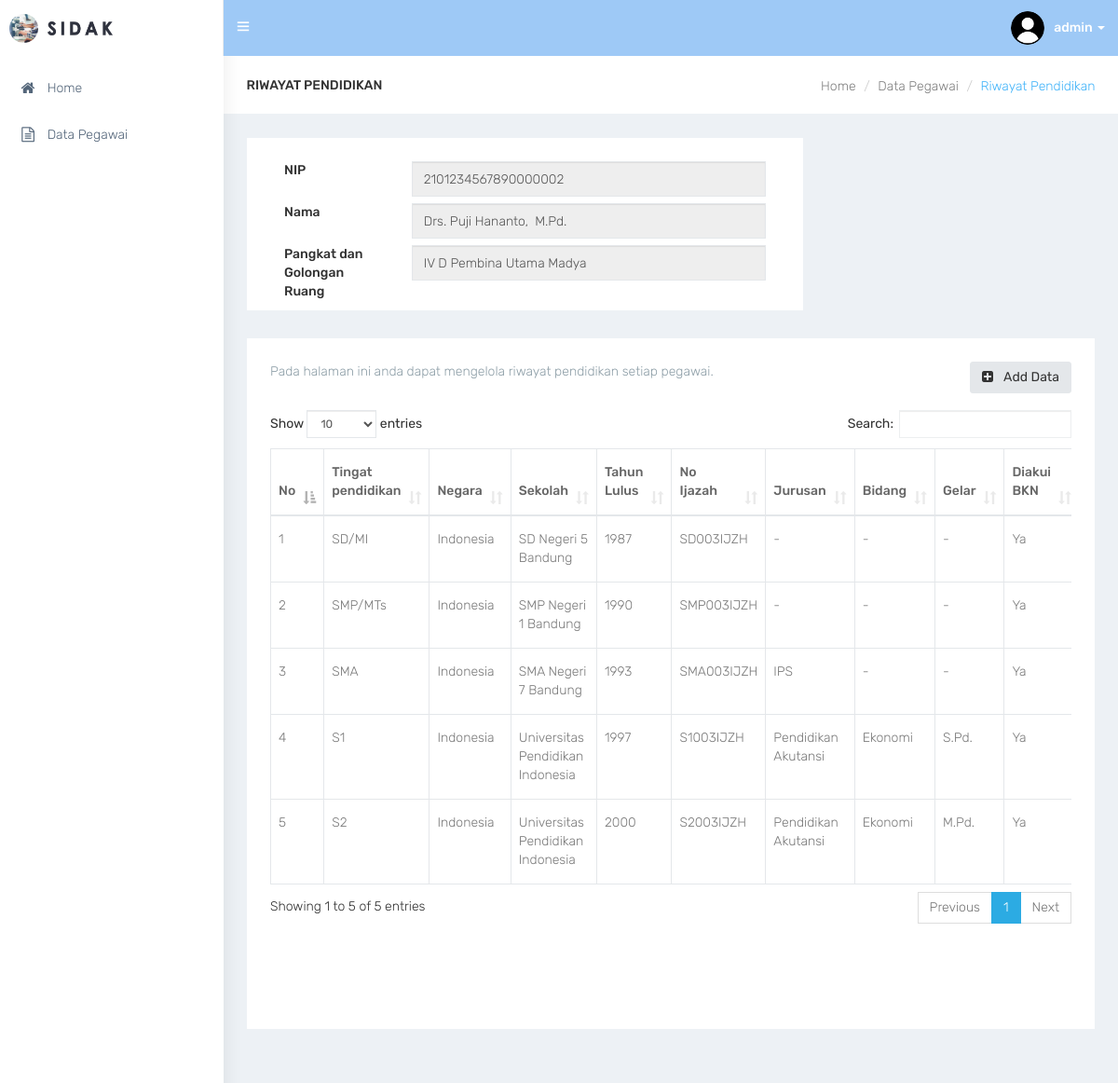
Page /pendidikan/2 (signed in) on the committed database.
### tables this page shows
CREATE TABLE `user` (
  `us_id` int(11) NOT NULL,
  `ac_id` int(11) NOT NULL,
  `us_username` varchar(30) NOT NULL,
  `us_password` varchar(100) NOT NULL,
  `us_photo` varchar(100) NOT NULL,
  `us_email` varchar(30) NOT NULL
);

CREATE TABLE `pegawai` (
  `pe_id` int(11) NOT NULL,
  `pe_nama` varchar(255) NOT NULL,
  `pe_nip` varchar(30) NOT NULL,
  `pa_id` int(11) NOT NULL,
  `pe_tempat_lahir` varchar(100) NOT NULL,
  `pe_tanggal_lahir` date NOT NULL,
  `pe_jenis_kelamin` varchar(20) NOT NULL,
  `ag_id` int(11) NOT NULL,
  `st_id` int(11) NOT NULL,
  `pe_no_hp` varchar(15) NOT NULL,
  `pe_email` varchar(100) NOT NULL,
  `pe_no_bpjs` varchar(30) NOT NULL,
  `pr_id` char(2) NOT NULL,
  `kb_id` char(4) NOT NULL,
  `kc_id` char(7) NOT NULL,
  `kl_id` char(10) NOT NULL,
  `pe_alamat` varchar(255) NOT NULL,
  `pe_hobi` varchar(100) NOT NULL
);

CREATE TABLE `pangkat` (
  `pa_id` int(11) NOT NULL,
  `pa_keterangan` varchar(100) NOT NULL
);

CREATE TABLE `riwayat_pendidikan` (
  `rp_id` int(11) NOT NULL,
  `pe_id` int(11) NOT NULL,
  `tp_id` int(11) NOT NULL,
  `rp_negara` varchar(30) NOT NULL,
  `rp_sekolah` varchar(255) NOT NULL,
  `rp_tahun_lulus` year(4) NOT NULL,
  `rp_no_ijazah` varchar(100) NOT NULL,
  `rp_jurusan` varchar(255) NOT NULL,
  `rp_bidang` varchar(255) NOT NULL,
  `rp_gelar` varchar(10) NOT NULL,
  `rp_bkn` varchar(10) NOT NULL
);

CREATE TABLE `tingkat_pendidikan` (
  `tp_id` int(11) NOT NULL,
  `tp_jenjang` varchar(30) NOT NULL
);

### pendidikan.php (the view, shortened to what this page needs)
<div id="page-wrapper">
    <div class="container-fluid">
        <div class="row bg-title">
            <div class="col-lg-3 col-md-4 col-sm-4 col-xs-12">
                <h4 class="page-title">Riwayat Pendidikan</h4>
            </div>
            <div class="col-lg-9 col-sm-8 col-md-8 col-xs-12">
                <ol class="breadcrumb">
                    <li><a href="index">Home</a></li>
                    <li><a href="data">Data Pegawai</a></li>
                    <li class="active">Riwayat Pendidikan</li>
                </ol>
            </div>
        </div>
        <div class="row">
            <div class="col-sm-12">
                <?php
                    require_once(__DIR__.'/lib/config.php');
                    if (isset($_GET['id'])) {
                        $id = $_GET['id'];
                        $peg_sql = "SELECT * FROM pegawai JOIN pangkat USING(pa_id) WHERE pe_id='$id'";
                        $peg_query = $conn->query($peg_sql);
                        $peg = $peg_query->fetch(PDO::FETCH_OBJ);
                    }
                ?>
            </div>
        </div>
        <div class="row">
            <div class="col-sm-8">
                <div class="white-box">
                    <form>
                        <div class="form-group">
                            <label class="col-sm-3">NIP</label>
                            <div class="col-sm-9"><input type="text" name="nip" class="form-control" value="<?php echo $peg->pe_nip; ?>" disabled></div>
                            <br>
                        </div>
                        <div class="form-group">
                            <label class="col-sm-3">Nama</label>
                            <div class="col-sm-9"><input type="text" name="nama" class="form-control" value="<?php echo $peg->pe_nama; ?>" disabled></div>
                            <br>
                        </div>
                        <div class="form-group">
                            <label class="col-sm-3">Pangkat dan Golongan Ruang</label>
                            <div class="col-sm-9"><input type="text" name="pangkat" class="form-control" value="<?php echo $peg->pa_keterangan; ?>" disabled></div>
                            <br>
                        </div>
                    </form>
                </div>
            </div>
        </div>
        <div class="row">
            <div class="col-sm-12">
                <div class="white-box">
                    <a href="pendidikan-add/<?php echo $id ?>" class="btn btn-default pull-right m-l-20 hidden-xs hidden-sm waves-effect waves-light"><i class="fa fa-plus-square fa-fw" aria-hidden="true"></i> Add Data</a>
                    <p class="text-muted">Pada halaman ini anda dapat mengelola riwayat pendidikan setiap pegawai.</p><br>
                    <div class="table-responsive">
                        <table class="table table-bordered" id="table_id">
                            <thead>
                                <tr>
                                    <th>No</th>
                                    <th>Tingat pendidikan</th>
                                    <th>Negara</th>
                                    <th>Sekolah</th>
                                    <th>Tahun Lulus</th>
                                    <th>No Ijazah</th>
                                    <th>Jurusan</th>
                                    <th>Bidang</th>
                                    <th>Gelar</th>
                                    <th>Diakui BKN</th>
                                </tr>
                            </thead>
                            <tbody>
                                <?php
                                    $sql = "SELECT * FROM riwayat_pendidikan JOIN pegawai USING(pe_id) JOIN tingkat_pendidikan USING(tp_id) WHERE pe_id='$id'";
                                    $query = $conn->query($sql);
                                    $check = $query->rowCount();
                                    if ($check >= 1) {
                                        while($data = $query->fetch(PDO::FETCH_OBJ)){
                                            echo '
                                            <tr>
                                            <td>'.$data->tp_id.'</td>
                                            <td>'.$data->tp_jenjang.'</td>
                                            <td>'.$data->rp_negara.'</td>
                                            <td>'.$data->rp_sekolah.'</td>
                                            <td>'.$data->rp_tahun_lulus.'</td>
                                            <td>'.$data->rp_no_ijazah.'</td>
                                            <td>'.$data->rp_jurusan.'</td>
                                            <td>'.$data->rp_bidang.'</td>
                                            <td>'.$data->rp_gelar.'</td>
                                            <td>'.$data->rp_bkn.'</td>
                                            <td>
                                                <a href="pendidikan-edit/'.$data->rp_id.'" class="btn btn-default waves-effect waves-light"><i class="fa fa-pencil fa-fw" aria-hidden="true"></i></a>
                                            </td>
                                            </tr>';
                                        }
                                    }
                                    else{
                                        echo "
                                        <tr>
                                        <td colspan='11' style='text-align:center;'>Table is empty</td>
                                        </tr>";
                                    }
                                ?>
                            </tbody>
                        </table><br><br><br><br>
                    </div>
                </div>
            </div>
        </div>
    </div>
</div>

### lib/lib-topbar.php (shortened to what this page needs)
<nav class="navbar navbar-default navbar-static-top m-b-0">
    <div class="navbar-header" style="background: #9ec9f6;">
        <div class="top-left-part">
            <a class="logo" href="index">
                <b>
                <img src="images/admin-lg.png" alt="home" class="light-logo" style="max-height: 31px;" /></b>
                <span class="hidden-xs">
                <img src="images/admin-tx.png" alt="home" class="light-logo" style="max-height: 15px;" /></span>
            </a>
        </div>
        <ul class="nav navbar-top-links navbar-left">
            <li><a href="javascript:void(0)" class="open-close waves-effect waves-light"><i class="ti-menu"></i></a></li>
        </ul>
        <?php
            require_once(__DIR__.'/config.php');
            $id = $_SESSION['id'];
            $sql = "SELECT * FROM user JOIN access_control USING(ac_id) WHERE us_id='$id'";
            $query = $conn->query($sql);
            $data = $query->fetch(PDO::FETCH_OBJ);
        ?>
        <ul class="nav navbar-top-links navbar-right pull-right">
            <li class="dropdown">
                <a class="dropdown-toggle profile-pic" data-toggle="dropdown" href="#"> <img src="images/user/<?php echo $data->us_photo;?>" alt="user-img" width="36" class="img-circle"><b class="hidden-xs"><?php echo $data->us_username;?> </b><span class="caret"></span> </a>
            </li>
        </ul>
    </div>
</nav>

### css/default.css (style rules this page uses)
body { background: #fff; }
.top-left-part { background: #fff; }
.top-left-part .light-logo { display: inline-block; }
.navbar-header { background: #2f323e; }
.navbar-top-links > li > a { color: #ffffff; }
.bg-title .breadcrumb .active { color: #41b3f9; }

### rows in the picture
user: us_photo (picture), us_username "admin"
pegawai: nip "2101234567890000002", nama "Drs. Puji Hananto, M.Pd.", pangkat "IV D Pembina Utama Madya"
riwayat_pendidikan: tp "1", tp.tp_jenjang "SD/MI", rp_negara "Indonesia", rp_sekolah "SD Negeri 5 Bandung", rp_tahun_lulus "1987", rp_no_ijazah "SD003IJZH", rp_jurusan "-", rp_bidang "-", rp_gelar "-", rp_bkn "Ya"
riwayat_pendidikan: tp "2", tp.tp_jenjang "SMP/MTs", rp_negara "Indonesia", rp_sekolah "SMP Negeri 1 Bandung", rp_tahun_lulus "1990", rp_no_ijazah "SMP003IJZH", rp_jurusan "-", rp_bidang "-", rp_gelar "-", rp_bkn "Ya"
riwayat_pendidikan: tp "3", tp.tp_jenjang "SMA", rp_negara "Indonesia", rp_sekolah "SMA Negeri 7 Bandung", rp_tahun_lulus "1993", rp_no_ijazah "SMA003IJZH", rp_jurusan "IPS", rp_bidang "-", rp_gelar "-", rp_bkn "Ya"
riwayat_pendidikan: tp "4", tp.tp_jenjang "S1", rp_negara "Indonesia", rp_sekolah "Universitas Pendidikan Indonesia", rp_tahun_lulus "1997", rp_no_ijazah "S1003IJZH", rp_jurusan "Pendidikan Akutansi", rp_bidang "Ekonomi", rp_gelar "S.Pd.", rp_bkn "Ya"
riwayat_pendidikan: tp "5", tp.tp_jenjang "S2", rp_negara "Indonesia", rp_sekolah "Universitas Pendidikan Indonesia", rp_tahun_lulus "2000", rp_no_ijazah "S2003IJZH", rp_jurusan "Pendidikan Akutansi", rp_bidang "Ekonomi", rp_gelar "M.Pd.", rp_bkn "Ya"
